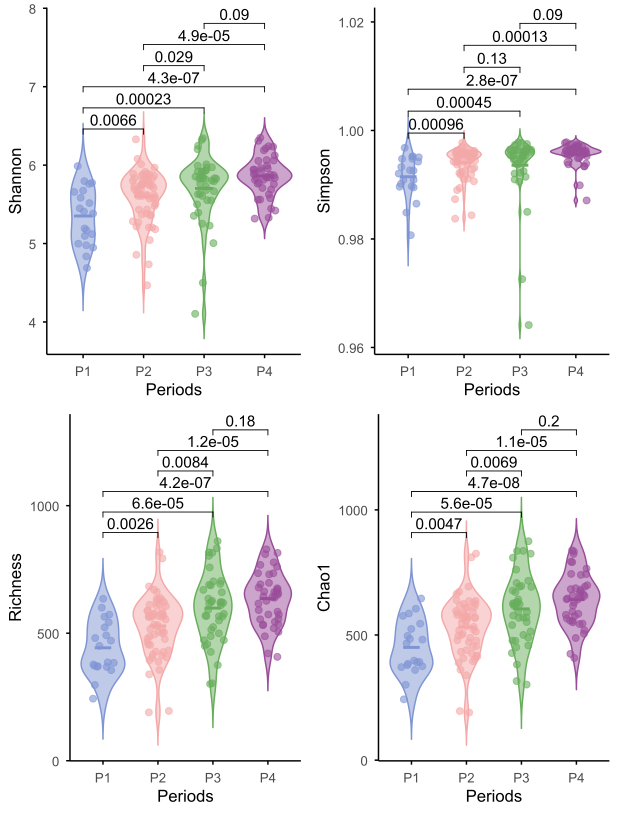

This figure's R source:
# -------------------------------
# Alpha 多样性分析 + 小提琴图（含 p 值）
# -------------------------------

# 1. 加载所需包
library(vegan)
library(ggplot2)
library(ggpubr)
library(dplyr)

# 2. 读取 OTU 表格
otu <- read.table("otu_table.txt", header = TRUE, sep = "\t", stringsAsFactors = FALSE)
rownames(otu) <- otu$NAME
otu <- otu[, -1]  # 删除 OTU 名称列

# 3. 转置 OTU 表格（样本为行）
otu_t <- t(otu)

# 4. 读取元数据（包含分组信息）
metadata <- read.table("sample_data.txt", header = TRUE, sep = "\t", stringsAsFactors = FALSE)
rownames(metadata) <- metadata$sample

# 5. 计算 alpha 多样性指数
alpha_div <- data.frame(
  sample = rownames(otu_t),
  Shannon = diversity(otu_t, index = "shannon"),
  Simpson = diversity(otu_t, index = "simpson"),
  Richness = specnumber(otu_t),
  Chao1 = estimateR(otu_t)["S.chao1", ]  # Chao1
)

# 6. 合并 metadata
alpha_div <- merge(alpha_div, metadata, by = "sample")

# 7. 设置比较组（Periods）
group_col <- "Periods" 
groups <- unique(alpha_div[[group_col]])
comparisons <- combn(groups, 2, simplify = FALSE)  # 两两比较

# 8. 定义画小提琴图的函数
plot_violin <- function(df, index, group_col, comparisons, colors = NULL){
  p <- ggplot(df, aes_string(x = group_col, y = index, fill = group_col, color = group_col)) +
    geom_violin(alpha = 0.5, trim = FALSE) +      # 半透明小提琴图
    geom_jitter(width = 0.2, size = 2, alpha = 0.6) + # 散点
    stat_summary(fun = mean, geom = "crossbar", 
                 width = 0.3, color = col_groups , size = 0.6, fatten = 1) + # 均值线
    stat_compare_means(comparisons = comparisons, method = "wilcox.test", label = "p.format") +
    theme_minimal() +
    labs(x = group_col, y = index) +
    theme(text = element_text(size = 12), legend.position = "none")
  
  if(!is.null(colors)){
    p <- p + scale_fill_manual(values = scales::alpha(colors, 0.5)) +
      scale_color_manual(values = colors)
  }
  return(p)
}
# 9. 自定义颜色
col_groups <- c("P1" = "#7f95d3",
                "P2" = "#f4a8a8",
                "P3" = "#68ad5c",
                "P4" = "#994d99")

# 10. 绘制各 alpha 指数小提琴图
p_shannon <- plot_violin(alpha_div, "Shannon", group_col, comparisons, col_groups)
p_simpson <- plot_violin(alpha_div, "Simpson", group_col, comparisons, col_groups)
p_richness <- plot_violin(alpha_div, "Richness", group_col, comparisons, col_groups)
p_chao1 <- plot_violin(alpha_div, "Chao1", group_col, comparisons, col_groups)

# 11. 合并显示（2x2）
combined_plot <- ggarrange(p_shannon, p_simpson, p_richness, p_chao1,
                           ncol = 2, nrow = 2)

# 12. 输出图
print(combined_plot)
